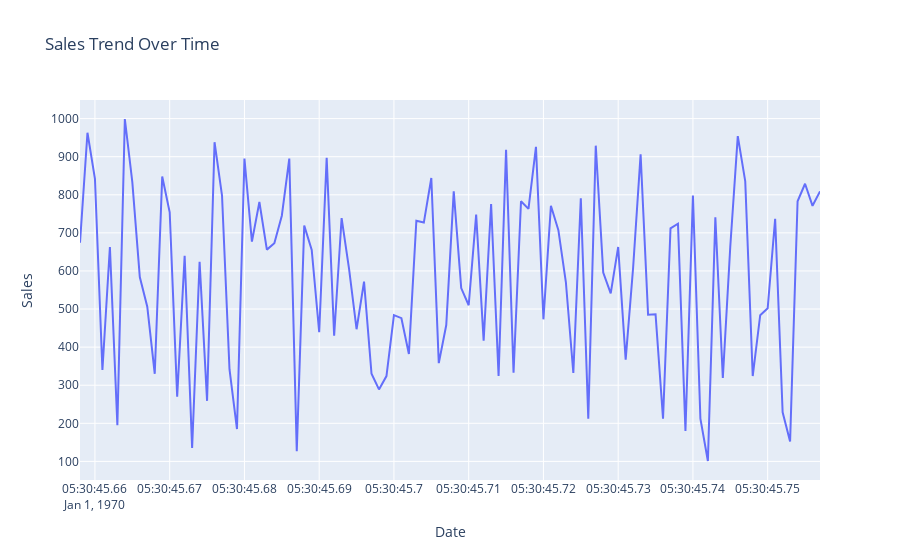

Write notebook code for a chart like this one.
### Code cell
# Step 7: Sales trend if date column exists
df['Date'] = pd.to_datetime(df['Date'])
sales_trend = df.groupby('Date')['Sales'].sum().reset_index()
fig3 = px.line(sales_trend, x='Date', y='Sales', title='Sales Trend Over Time')
fig3.show()
